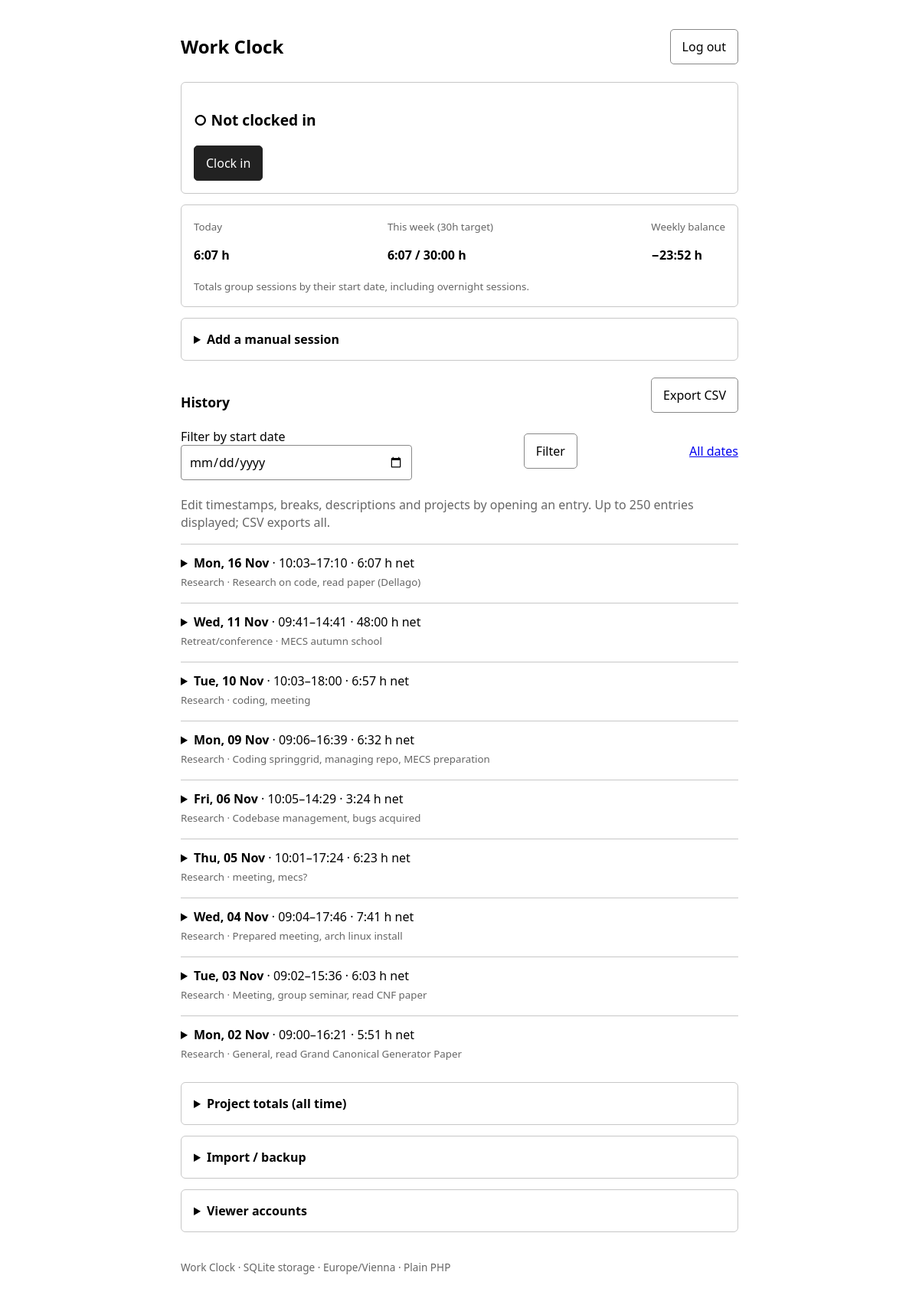
Screenshot of /clock/index.php (signed in) with the database file from the repository.
### tables this page shows
CREATE TABLE entries (id INTEGER PRIMARY KEY, start_at INTEGER NOT NULL, end_at INTEGER, description TEXT NOT NULL DEFAULT '', break_minutes INTEGER NOT NULL DEFAULT 0);

### clock/index.php (the view, shortened to what this page needs)
<?php
function h(mixed $s): string { return htmlspecialchars((string)$s, ENT_QUOTES | ENT_SUBSTITUTE, 'UTF-8'); }
function sec(int $seconds): string { return sprintf('%d:%02d', intdiv(max(0,$seconds),3600), intdiv(max(0,$seconds)%3600,60)); }
function sessionNet(array $e,int $now): int {return max(0,(($e['end_at']===null?$now:(int)$e['end_at'])-(int)$e['start_at'])-(int)$e['break_minutes']*60);}
function checkedIds(PDO $db,int $id): array { $q=$db->prepare('SELECT project_id FROM entry_projects WHERE entry_id = ?'); $q->execute([$id]); return array_map('intval',$q->fetchAll(PDO::FETCH_COLUMN)); }
try {
    $db = new PDO('sqlite:' . __DIR__ . '/storage/clock.sqlite', null, null, [PDO::ATTR_ERRMODE=>PDO::ERRMODE_EXCEPTION, PDO::ATTR_DEFAULT_FETCH_MODE=>PDO::FETCH_ASSOC, PDO::ATTR_TIMEOUT=>5]);
    $db->exec('PRAGMA foreign_keys = ON');
    $db->exec('CREATE TABLE IF NOT EXISTS users (id INTEGER PRIMARY KEY, username TEXT NOT NULL UNIQUE, password_hash TEXT NOT NULL)');
    $db->exec('CREATE TABLE IF NOT EXISTS viewer_invitations (user_id INTEGER PRIMARY KEY REFERENCES users(id) ON DELETE CASCADE, token_hash TEXT NOT NULL, expires_at INTEGER NOT NULL)');
    $db->exec('CREATE TABLE IF NOT EXISTS projects (id INTEGER PRIMARY KEY, name TEXT NOT NULL UNIQUE)');
    $db->exec('CREATE TABLE IF NOT EXISTS entries (id INTEGER PRIMARY KEY, start_at INTEGER NOT NULL, end_at INTEGER, description TEXT NOT NULL DEFAULT \'\', break_minutes INTEGER NOT NULL DEFAULT 0)');
    $db->exec('CREATE UNIQUE INDEX IF NOT EXISTS one_running ON entries ((1)) WHERE end_at IS NULL');
    $db->exec('CREATE TABLE IF NOT EXISTS entry_projects (entry_id INTEGER NOT NULL REFERENCES entries(id) ON DELETE CASCADE, project_id INTEGER NOT NULL REFERENCES projects(id), PRIMARY KEY(entry_id,project_id))');
    $db->exec('CREATE INDEX IF NOT EXISTS entries_start_idx ON entries(start_at)');
    $db->exec('CREATE TABLE IF NOT EXISTS login_attempts (ip TEXT NOT NULL, attempted_at INTEGER NOT NULL)');
    $db->exec('CREATE TABLE IF NOT EXISTS remembered_logins (selector TEXT PRIMARY KEY, user_id INTEGER NOT NULL REFERENCES users(id) ON DELETE CASCADE, token_hash TEXT NOT NULL, expires_at INTEGER NOT NULL)');
    $db->exec('DELETE FROM remembered_logins WHERE expires_at < ' . time());
} catch(Throwable $e) { http_response_code(500); exit('Cannot open database. Check that the storage/ directory is writable and PDO SQLite is installed.'); }
$setup = (int)$db->query('SELECT COUNT(*) FROM users')->fetchColumn()===0;
$error = '';
$invitationUrl = '';
$invitedUser=null;
$authenticated=!empty($_SESSION['user_id']);
$isAdmin=$authenticated && ($_SESSION['role']??'')==='admin';
$projects=$authenticated?$db->query('SELECT * FROM projects ORDER BY name COLLATE NOCASE')->fetchAll():[];
$dateFilter=(string)($_GET['date']??'');
$entries=[];
if ($authenticated) {
    $q="SELECT e.*, GROUP_CONCAT(p.name, ', ') AS project_names FROM entries e LEFT JOIN entry_projects ep ON ep.entry_id=e.id LEFT JOIN projects p ON p.id=ep.project_id";
    $entries=$db->query($q.' GROUP BY e.id ORDER BY e.start_at DESC LIMIT 250')->fetchAll();
}
$allEntries=$authenticated?$db->query('SELECT * FROM entries ORDER BY start_at DESC')->fetchAll():[];
$now=time(); $dayStart=(new DateTimeImmutable('today',new DateTimeZone(APP_TIMEZONE)))->getTimestamp();
$weekStart=(new DateTimeImmutable('monday this week',new DateTimeZone(APP_TIMEZONE)))->setTime(0,0)->getTimestamp();
$daySeconds=0;$weekSeconds=0;
foreach($allEntries as $e){ $net=sessionNet($e,$now); if ((int)$e['start_at'] >= $dayStart) $daySeconds+=$net; if ((int)$e['start_at'] >= $weekStart) $weekSeconds+=$net; }
$running=$authenticated?($db->query('SELECT * FROM entries WHERE end_at IS NULL LIMIT 1')->fetch()?:null):null;
?>
<!doctype html>
<html lang="en"><head><meta charset="utf-8"><meta name="viewport" content="width=device-width, initial-scale=1">
</head><body>
<header class="row"><h1>Work Clock</h1><?php if($authenticated): ?><form method="post"><button class="secondary" name="action" value="logout">Log out</button></form><?php endif; ?></header>
<?php if ($setup): ?>
<h2>First-time setup</h2><p>Set a unique <code>SETUP_CODE</code> in <code>config.php</code>, then create your account.</p>
<form method="post" class="panel"><input type="hidden" name="csrf" value="<?=h($_SESSION['csrf'])?>"><input type="hidden" name="action" value="setup">
<label>Setup code<input type="password" name="setup_code" required></label><label>Username<input name="username" type="text" autocomplete="username" required></label><label>Password (at least 12 characters)<input type="password" name="password" autocomplete="new-password" minlength="12" required></label><p><button>Create account</button></p></form>
<?php else: ?>
<section class="panel">
<p class="status <?= $running?'ok':'' ?>"><?= $running ? '● Clocked in' : '○ Not clocked in' ?></p>
<?php if ($running): ?><p>Since <?=h(formatLocal((int)$running['start_at']))?> · Elapsed <span id="elapsed" data-start="<?=(int)$running['start_at']?>"><?=h(sec(time()-(int)$running['start_at']))?></span> h</p>
<?php if ($isAdmin && (($_GET['finish']??'')==='1' || (($_POST['action']??'')==='out' && $error))): ?>
<form method="post" class="panel" style="margin-top:14px"><input type="hidden" name="csrf" value="<?=h($_SESSION['csrf'])?>"><input type="hidden" name="action" value="out">
<h2 style="margin-top:0">Finish session</h2>
<p class="muted">Your clock is still running. It stops when you save this form.</p>
<label>Break length (minutes)<input type="number" name="break_minutes" min="0" max="525600" step="1" value="<?=h((string)($_POST['break_minutes']??$running['break_minutes']??0))?>" required></label>
<label>Description / comment<textarea name="description" maxlength="3000" placeholder="What did you work on?"><?=h((string)($_POST['description']??$running['description']??''))?></textarea></label>
<fieldset><legend>Projects (select any number)</legend>
<?php $outSelected = isset($_POST['projects']) && is_array($_POST['projects']) ? array_map('intval',$_POST['projects']) : checkedIds($db,(int)$running['id']); ?>
<?php foreach($projects as $p): ?><label><input type="checkbox" name="projects[]" value="<?=(int)$p['id']?>" <?=in_array((int)$p['id'],$outSelected,true)?'checked':''?>><?=h($p['name'])?></label><?php endforeach; ?>
</fieldset>
<label>New project (optional)<input type="text" name="new_project" maxlength="80" value="<?=h((string)($_POST['new_project']??''))?>" placeholder="Create and assign a project"></label>
<div class="row"><button type="submit">Save &amp; clock out</button><a class="button secondary" href="index.php">Cancel</a></div>
</form>
<?php elseif ($isAdmin): ?><p><a class="button" href="?finish=1">Clock out</a></p><?php endif; ?>
<?php elseif ($isAdmin): ?><form method="post"><input type="hidden" name="csrf" value="<?=h($_SESSION['csrf'])?>"><button name="action" value="in">Clock in</button></form><?php endif; ?>
</section>
<div class="panel"><div class="row"><div><small>Today</small><p><strong><?=h(sec($daySeconds))?> h</strong></p></div><div><small>This week (30h target)</small><p><strong><?=h(sec($weekSeconds))?> / 30:00 h</strong></p></div><div><small>Weekly balance</small><p><strong><?= $weekSeconds>=108000?'+':'−' ?><?=h(sec(abs($weekSeconds-108000)))?> h</strong></p></div></div><small>Totals group sessions by their start date, including overnight sessions.</small></div>
<?php if ($isAdmin): ?><details class="panel"><summary><strong>Add a manual session</strong></summary>
</details>
<?php endif; ?>
<div class="row"><h2>History</h2><a class="button secondary" href="?download=csv">Export CSV</a></div>
<form method="get" class="row"><label>Filter by start date<input type="date" name="date" value="<?=h($dateFilter)?>"></label><button class="secondary">Filter</button><a href="index.php">All dates</a></form>
<p class="muted">Edit timestamps, breaks, descriptions and projects by opening an entry. Up to 250 entries displayed; CSV exports all.</p>
<?php foreach($entries as $e): $id=(int)$e['id']; $isRunning=$e['end_at']===null; $end=$isRunning?time():(int)$e['end_at']; $elapsed=max(0,$end-(int)$e['start_at']); $net=max(0,$elapsed-((int)$e['break_minutes']*60)); $checked=checkedIds($db,$id); ?>
<details class="entry" <?= ($running && $id===(int)$running['id'])?'open':'' ?>><summary><strong><?=h(date('D, d M', (int)$e['start_at']))?></strong> · <?=h(date('H:i',(int)$e['start_at']))?>–<?= $isRunning?'now':h(date('H:i',$end)) ?> · <?=h(sec($net))?> h net<?= $isRunning?' (running)':'' ?><br><small><?=h($e['project_names']?:'No project')?><?= $e['description']?' · '.h(mb_strimwidth($e['description'],0,90,'…')):'' ?></small></summary>
</details>
<?php endforeach; ?>
<details class="panel"><summary><strong>Project totals (all time)</strong></summary>
</details>
<details class="panel"><summary><strong>Import / backup</strong></summary>
</details>
<?php if ($isAdmin): ?>
<details class="panel" <?= $invitationUrl!==''?'open':'' ?>><summary><strong>Viewer accounts</strong></summary>
</details>
<?php endif; ?>
<footer>Work Clock · SQLite storage · Europe/Vienna · Plain PHP</footer>
<?php endif; ?>
</body></html>

### clock/index.php (style rules this page uses)
:root { font-family:system-ui,-apple-system,BlinkMacSystemFont,"Segoe UI",sans-serif;color-scheme:light dark;font-size:16px }
* { box-sizing:border-box }
body { max-width:760px;margin:28px auto;padding:0 16px;color:CanvasText;background:Canvas }
h1 { font-size:1.5rem }
h2 { font-size:1.1rem;margin:28px 0 10px }
p { line-height:1.45 }
small,.muted { color:#666 }
button,.button { font:inherit;padding:11px 15px;background:#222;color:white;border:1px solid #222;border-radius:5px;cursor:pointer;text-decoration:none;display:inline-block }
button.secondary,.button.secondary { background:Canvas;color:CanvasText;border-color:#888 }
input[type=text],input[type=password],input[type=number],input[type=datetime-local],input[type=date],input[type=file],textarea { font:inherit;padding:10px;border:1px solid #888;border-radius:4px;width:100%;max-width:100% }
label { display:block;margin:12px 0 5px }
.panel { border:1px solid color-mix(in srgb,CanvasText 22%,Canvas);border-radius:6px;padding:16px;margin:14px 0 }
.status { font-size:1.2rem;font-weight:650 }
.row { display:flex;gap:10px;align-items:center;justify-content:space-between;flex-wrap:wrap }
.entry { border-top:1px solid color-mix(in srgb,CanvasText 22%,Canvas);padding:12px 0 }
.entry summary { cursor:pointer;line-height:1.5 }
details { margin-top:4px }
footer { padding:22px 0;color:#666;font-size:.85rem }

### rows the page displays
entries: start_at "Mon, 16 Nov", start_at "10:03", end_at "17:10", sec($net) "6:07", project_names "Research", description "Research on code, read paper (Dellago)"
entries: start_at "Wed, 11 Nov", start_at "09:41", end_at "14:41", sec($net) "48:00", project_names "Retreat/conference", description "MECS autumn school"
entries: start_at "Tue, 10 Nov", start_at "10:03", end_at "18:00", sec($net) "6:57", project_names "Research", description "coding, meeting"
entries: start_at "Mon, 09 Nov", start_at "09:06", end_at "16:39", sec($net) "6:32", project_names "Research", description "Coding springgrid, managing repo, MECS preparation"
entries: start_at "Fri, 06 Nov", start_at "10:05", end_at "14:29", sec($net) "3:24", project_names "Research", description "Codebase management, bugs acquired"
entries: start_at "Thu, 05 Nov", start_at "10:01", end_at "17:24", sec($net) "6:23", project_names "Research", description "meeting, mecs?"
entries: start_at "Wed, 04 Nov", start_at "09:04", end_at "17:46", sec($net) "7:41", project_names "Research", description "Prepared meeting, arch linux install"
entries: start_at "Tue, 03 Nov", start_at "09:02", end_at "15:36", sec($net) "6:03", project_names "Research", description "Meeting, group seminar, read CNF paper"
entries: start_at "Mon, 02 Nov", start_at "09:00", end_at "16:21", sec($net) "5:51", project_names "Research", description "General, read Grand Canonical Generator Paper"

### other values shown
sec($daySeconds) "6:07"
sec($weekSeconds) "6:07"
sec(abs($weekSeconds-108000)) "23:52"
